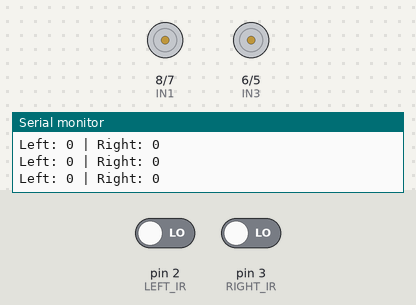
Simulated run of this sketch. Board: Arduino Uno, built with avr-gcc and run on an emulated ATmega328P. On the bench: motor-driver pin pairs drawn as motors (green arrow = first pin HIGH = forward, orange = second pin HIGH = backward, longer = more drive, scaled by the enable pin), the last lines printed to the serial monitor. The test bench sets the inputs (shaded band); at power-on: pin 2 (LEFT_IR) LOW, pin 3 (RIGHT_IR) LOW.

Above: at 1.2 s.
1.3 s: pin 2 (LEFT_IR) driven HIGH
At 2.2 s:
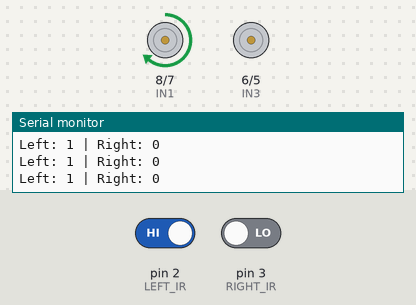
2.8 s: pin 3 (RIGHT_IR) driven HIGH
At 3.2 s:
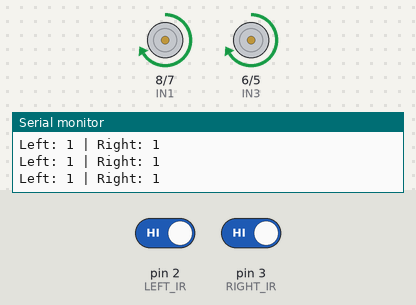
4.3 s: pin 2 (LEFT_IR) driven LOW
At 5.5 s:
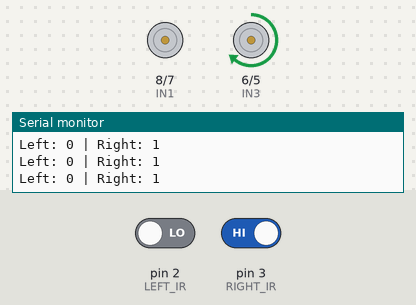
Timing chart, 0 to 7.3 s (numbered marks = the images above; inputs shaded):
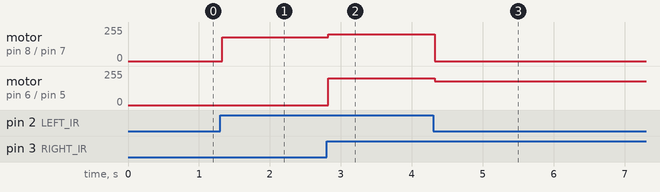

Measured:
- after the input at 1.3 s, motor on pin 8 (IN1) / pin 7 (IN2): stopped → forward 180/255 at once
- after the input at 2.8 s, motor on pin 8 (IN1) / pin 7 (IN2): forward 180/255 → forward 200/255 at once; motor on pin 6 (IN3) / pin 5 (IN4): stopped → forward 200/255 at once
- after the input at 4.3 s, motor on pin 8 (IN1) / pin 7 (IN2): forward 200/255 → stopped at once; motor on pin 6 (IN3) / pin 5 (IN4): forward 200/255 → forward 180/255 at once

The sketch:

Line_Follower_Robot_Using_Arduino_UNO.ino
```cpp
// Line Follower Robot using Arduino UNO + L298N + 2 IR Sensors

// Motor driver pins
#define ENA 9     // Enable pin for Left motor (PWM)
#define IN1 8     // Left motor
#define IN2 7     // Left motor
#define IN3 6     // Right motor
#define IN4 5     // Right motor
#define ENB 10    // Enable pin for Right motor (PWM)

// IR sensor pins
#define LEFT_IR 2
#define RIGHT_IR 3

void setup() {
  pinMode(ENA, OUTPUT);
  pinMode(ENB, OUTPUT);
  pinMode(IN1, OUTPUT);
  pinMode(IN2, OUTPUT);
  pinMode(IN3, OUTPUT);
  pinMode(IN4, OUTPUT);

  pinMode(LEFT_IR, INPUT);
  pinMode(RIGHT_IR, INPUT);

  Serial.begin(9600);
}

void loop() {
  int leftSensor = digitalRead(LEFT_IR);
  int rightSensor = digitalRead(RIGHT_IR);

  Serial.print("Left: ");
  Serial.print(leftSensor);
  Serial.print(" | Right: ");
  Serial.println(rightSensor);

  if (leftSensor == HIGH && rightSensor == HIGH) {
    // Both sensors on white area → Move forward
    forward();
  }
  else if (leftSensor == LOW && rightSensor == HIGH) {
    // Left sensor on black line → Turn left
    turnLeft();
  }
  else if (leftSensor == HIGH && rightSensor == LOW) {
    // Right sensor on black line → Turn right
    turnRight();
  }
  else {
    // Both sensors on black line → Stop
    stopRobot();
  }
}

// ================== Functions ==================

void forward() {
  digitalWrite(IN1, HIGH);
  digitalWrite(IN2, LOW);
  digitalWrite(IN3, HIGH);
  digitalWrite(IN4, LOW);
  analogWrite(ENA, 200); // Speed 0-255
  analogWrite(ENB, 200);
}

void turnLeft() {
  digitalWrite(IN1, LOW);
  digitalWrite(IN2, LOW);
  digitalWrite(IN3, HIGH);
  digitalWrite(IN4, LOW);
  analogWrite(ENA, 0);
  analogWrite(ENB, 180);
}

void turnRight() {
  digitalWrite(IN1, HIGH);
  digitalWrite(IN2, LOW);
  digitalWrite(IN3, LOW);
  digitalWrite(IN4, LOW);
  analogWrite(ENA, 180);
  analogWrite(ENB, 0);
}

void stopRobot() {
  digitalWrite(IN1, LOW);
  digitalWrite(IN2, LOW);
  digitalWrite(IN3, LOW);
  digitalWrite(IN4, LOW);
  analogWrite(ENA, 0);
  analogWrite(ENB, 0);
}
```
